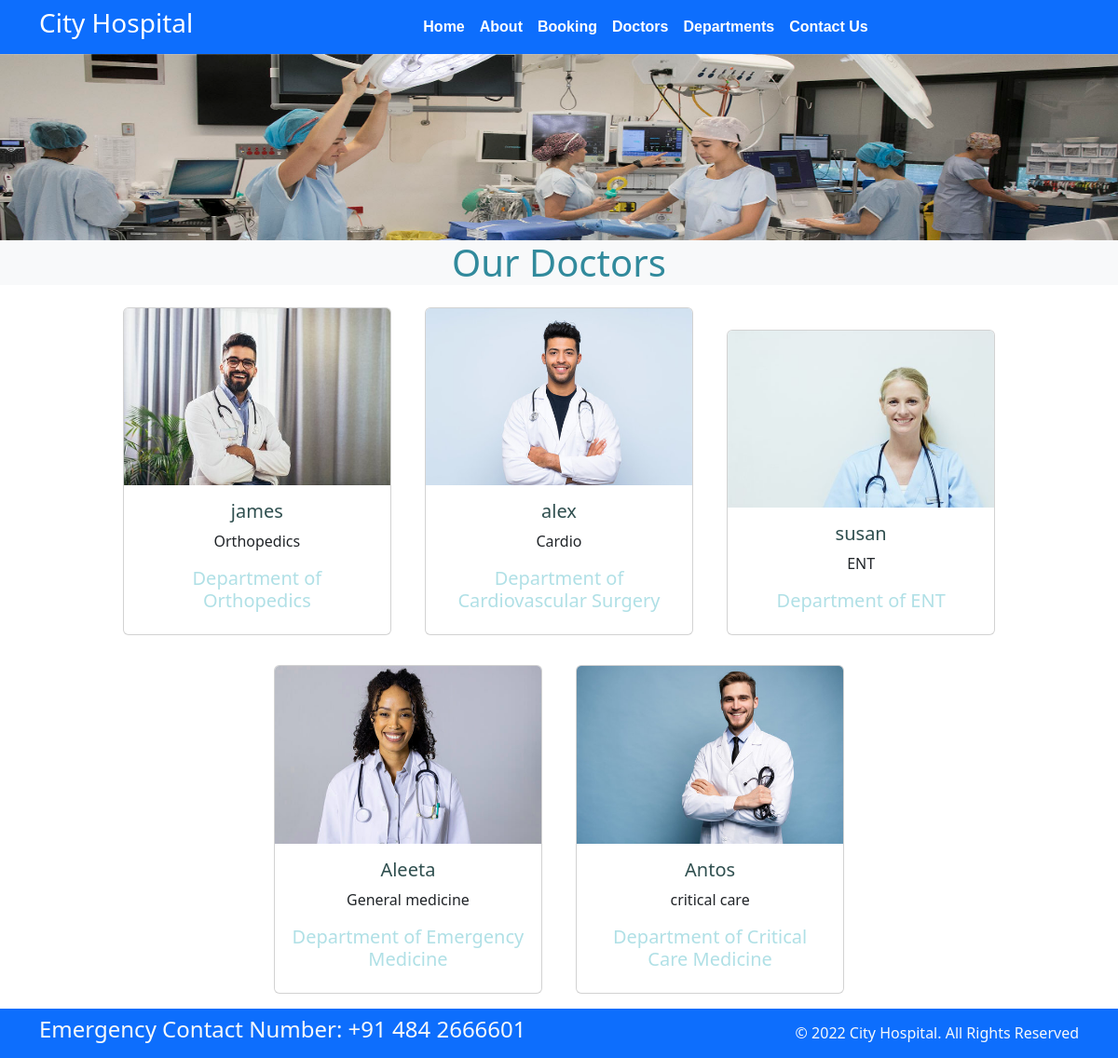
Screenshot of /doctor with the database file from the repository.
### app3/models.py (models this page shows, shortened)
class Doctors(models.Model):
    doc_name=models.CharField(max_length=255)
    doc_spec=models.CharField(max_length=255)
    dep_name=models.ForeignKey(Department,on_delete=models.CASCADE)
    doc_image=models.ImageField(upload_to='doctors')

class Department(models.Model):
    dept_name=models.CharField(max_length=100)
    dept_department=models.TextField()
    def __str__(self):
        return self.dept_name

### app3/views.py (the view)
# urls.py: path('doctor',views.doctors,name='doctor'),
def doctors(request):
    dict_doc={
        'doct':Doctors.objects.all()
    }
    return render(request,'doctors.html',dict_doc)

### templates/doctors.html (shortened to what this page needs)
{% extends 'base.html' %}
{% block content %}
<h1 class="text-center bg-light" style="color: rgb(49, 138, 156);">Our Doctors</h1>
<div class="container text-center">
  {% for d in doct %}
  <div class="card text-center mx-3 my-3" style="width: 18rem; display:inline-block">
    <img src="{{d.doc_image.url}}" class="card-img-top" alt="...">
    <div class="card-body">
      <a href="{% url 'booking' %}" style="text-decoration: none; color: darkslategrey;"><h5 class="card-title">{{d.doc_name}}</h5></a>
      <p class="card-text">{{d.doc_spec}}</p>
      <a href="{% url 'department' %}" style="text-decoration: none; color: powderblue;"><h5>{{d.dep_name}}</h5></a>
    </div>
  </div>
  {% endfor %}
</div>
{% endblock %}

### templates/base.html (shortened to what this page needs)
{% load static %}
<!DOCTYPE html>
<html>
  <head>
    <link rel="stylesheet"
      href=" https://cdn.jsdelivr.net/npm/bootstrap@5.1.3/dist/css/bootstrap.min.css ">
    <link rel="stylesheet"
      href="https://use.fontawesome.com/releases/v5.2.0/css/all.css">
      <link rel="stylesheet"
      href="{% static '/css/style.css' %}">
      <link href="https://cdn.jsdelivr.net/npm/bootstrap@5.2.3/dist/css/bootstrap.min.css" rel="stylesheet">
    <link href="https://cdn.jsdelivr.net/npm/bootstrap@5.2.3/dist/css/bootstrap.min.css" rel="stylesheet">
  </head>
  <body>
    <nav class="navbar bg-primary navbar-expand-md ">
      <div class="container">
        <div class="col-2 text-left pl-md-0">
          <a href="{% url 'home' %}" style="text-decoration:none;"><h3 class="text-white"> City Hospital </h3></a>
        </div>
        <div
          class="collapse navbar-collapse justify-content-center col-md-8 navbar-collapse-3" style="font-family:'Lucida Sans', 'Lucida Sans Regular', 'Lucida Grande', 'Lucida Sans Unicode', Geneva, Verdana, sans-serif">
          <ul class="navbar-nav justify-content-center  fw-bold" >
            <li class="nav-item active">
              <a class="nav-link text-white" href="{% url 'home' %}">Home </a>
            </li>
            <li class="nav-item">
              <a class="nav-link text-white" href="{% url 'about' %}">About</a>
            </li>
            <li class="nav-item">
              <a class="nav-link text-white" href="{% url 'booking' %}">Booking</a>
            </li>
            <li class="nav-item">
              <a class="nav-link text-white" href="{% url 'doctor' %}">Doctors</a>
            </li>
			      <li class="nav-item">
              <a class="nav-link text-white" href="{% url 'department' %}">Departments</a>
            </li>
            <li class="nav-item">
              <a class="nav-link text-white" href="{% url 'contact' %}">Contact Us</a>
            </li>
          </ul>
        </div>
      </div>
    </nav>
    <div id="carouselExampleSlidesOnly" class="carousel slide" data-bs-ride="carousel">
        <div class="carousel-inner">
          <div class="carousel-item active">
            <img src="{% static '/image/h1.jpg' %}" class="d-block w-100" style="height: 200px;" alt="...">
          </div>
        </div>
      </div>
      {% block content %}
      {% endblock %}
    <section class="">
      <footer class="pt-2 pb-2  bg-primary text-light">
        <div class="container">
          <div class="row align-items-center">
            <div class="col-12 col-md-8">
              <h4>Emergency Contact Number: +91 484 2666601</h4>
            </div>
            <div class="col-12 col-md-4 mt-4 mt-md-0 text-center text-md-end">
              © 2022 City Hospital. All Rights Reserved
            </div>
          </div>
        </div>
      </footer>
    </section>
  </body>
</html>

### static/css/style.css (style rules this page uses)
li { justify-content: space-between; }
.carousel-inner { height: 10%; }

### rows the page displays
Doctors: doc_image (picture), doc_name "james", doc_spec "Orthopedics", dep_name "Department of Orthopedics"
Doctors: doc_image (picture), doc_name "alex", doc_spec "Cardio", dep_name "Department of Cardiovascular Surgery"
Doctors: doc_image (picture), doc_name "susan", doc_spec "ENT", dep_name "Department of ENT"
Doctors: doc_image (picture), doc_name "Aleeta", doc_spec "General medicine", dep_name "Department of Emergency Medicine"
Doctors: doc_image (picture), doc_name "Antos", doc_spec "critical care", dep_name "Department of Critical Care Medicine"
